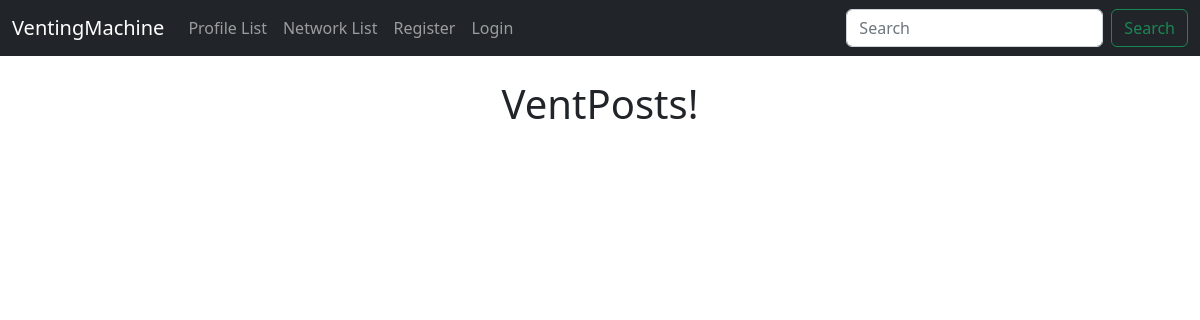
The app's page /, older data.
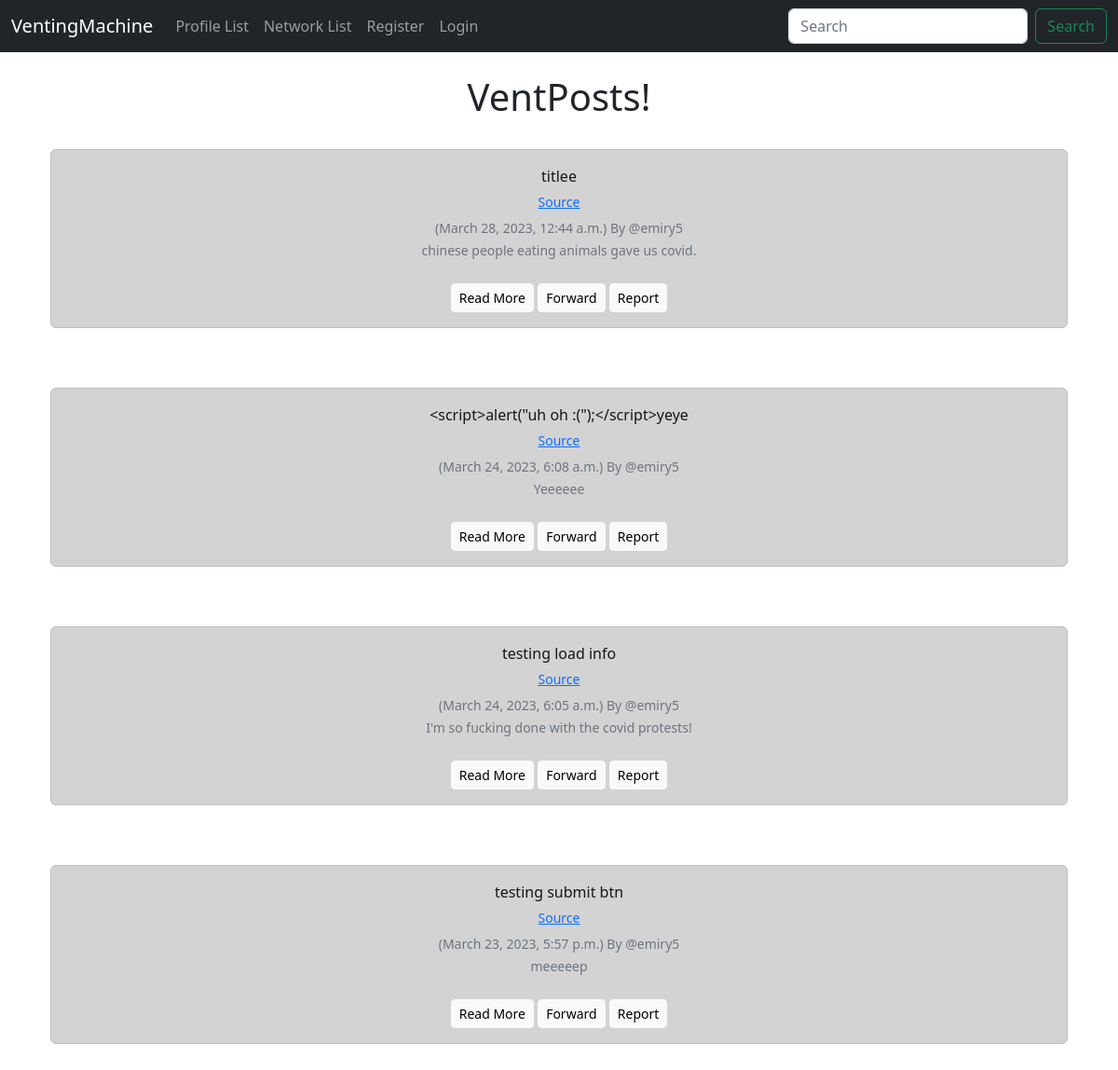
The same page, newer data.
### ventnet/models.py (models this page shows, shortened)
class Meep(models.Model):
	user = models.ForeignKey(
		User, related_name="meeps",
		on_delete=models.DO_NOTHING
		)
	title = models.CharField(max_length=70)
	link = models.URLField(max_length=200, blank=True)
	body = models.CharField(max_length=400)
	created_at = models.DateTimeField(auto_now_add=True)
	meepid = models.UUIDField(primary_key=True, default=uuid.uuid4, editable=False)
	in_network = models.BooleanField(default=False)
	network = models.ForeignKey(Networks,blank=True,null=True,on_delete=models.CASCADE,related_name='meepnetwork')

### ventnet/views.py (the view)
# urls.py: path('', views.home, name="home"),
def home(request):
	meeps = Meep.objects.all().filter(in_network=False).order_by("-created_at")
	return render(request, 'home.html', {"meeps":meeps,})

### ventnet/templates/home.html
{% extends 'base.html' %}
{% block content %}
	<div class="container text-center">
		<div class="row">
			<div class="col-16">
	<h1>VentPosts!</h1>
<br/>
	{% for meep in meeps %}
		<div class="alert alert-dark" role="alert">
		  {{ meep.title }}<br/>
		  <button type="button" class="btn btn-link btn-sm">Source</button>
		  <br/>
		  <small class="text-muted">
		  	({{ meep.created_at}}) By
		  	@{{ meep.user.username }}
			  <br/>
			{{ meep.body }}
			<br/>
		  </small>
		  <br/>
		  	<a type="button" class="btn btn-light btn-sm"
			href="{% url 'venthighlight' meep.meepid %}"
			>Read More</a>
			<button type="button" class="btn btn-light btn-sm">Forward</button>
			<button type="button" class="btn btn-light btn-sm">Report</button>
		</div><br/><br/>
	{% endfor %}
</div>
{% endblock %}

Row changes from the older to the newer data that the page shows:
added Meep: title "titlee", created_at "March 28, 2023, 12:44 a.m.", user.username "emiry5", body "chinese people eating animals gave us covid."
added Meep: title "<script>alert(\"uh oh :(\");</script>yeye", created_at "March 24, 2023, 6:08 a.m.", user.username "emiry5", body "Yeeeeee"
added Meep: title "testing load info", created_at "March 24, 2023, 6:05 a.m.", user.username "emiry5", body "I'm so fucking done with the covid protests!"
added Meep: title "testing submit btn", created_at "March 23, 2023, 5:57 p.m.", user.username "emiry5", body "meeeeep"
